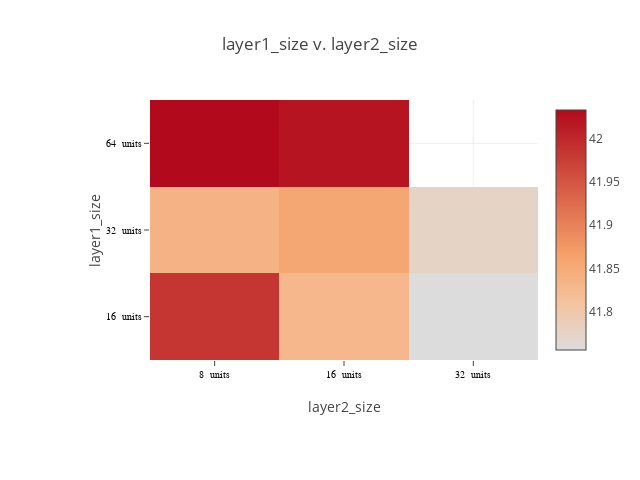

Write notebook code for a chart like this one.
### Code cell
# pivot and run a heatmap

def plot_matrix(lossframe, x_labels, y_labels, x_suffix="", y_suffix=""):

    pivot = lossframe.pivot_table(index=[x_labels], columns=[y_labels], values=['loss'])
    xaxis = ["%d %s" % (i, x_suffix) for i in pivot.columns.levels[1].values]
    yaxis = ["%d %s" % (i, y_suffix) for i in pivot.index.values]
    print(xaxis, yaxis)
    """plot a heat map of a matrix"""
    chart_width=640
    chart_height=480
    
    layout = Layout(
        title="%s v. %s" % (x_labels, y_labels),
        height=chart_height,
        width=chart_width,     
        margin=dict(
            l=150,
            r=30,
            b=120,
            t=100,
        ),
        xaxis=dict(
            title=y_labels,
            tickfont=dict(
                family='Arial, sans-serif',
                size=10,
                color='black'
            ),
        ),
        yaxis=dict(
            title=x_labels,
            tickfont=dict(
                family='Arial, sans-serif',
                size=10,
                color='black'
            ),
        ),
    )
    
    data = [Heatmap(z=pivot.values,
                    x=xaxis,
                    y=yaxis,
                    colorscale=[[0, 'rgb(0,0,255)', [1, 'rgb(255,0,0)']]],
                   )
           ]

    fig = Figure(data=data, layout=layout)
    return iplot(fig, link_text="")

plot_matrix(lossframe, "layer1_size", "layer2_size", x_suffix=" units", y_suffix=" units")

### Figure 1 — Plotly figure (JSON) as saved in the notebook; plotly's stock layout.template omitted (floating-point values rounded to 4 significant figures)
{"data": [{"colorscale": [[0, "rgb(0,0,255)", [1, "rgb(255,0,0)"]]], "type": "heatmap", "x": ["8  units", "16  units", "32  units"], "y": ["16  units", "32  units", "64  units"], "z": [[41.98, 41.83, 41.76], [41.84, 41.86, 41.78], [42.03, 42.02, null]]}], "layout": {"height": 480, "margin": {"b": 120, "l": 150, "r": 30, "t": 100}, "title": "layer1_size v. layer2_size", "width": 640, "xaxis": {"tickfont": {"color": "black", "family": "Arial, sans-serif", "size": 10}, "title": "layer2_size"}, "yaxis": {"tickfont": {"color": "black", "family": "Arial, sans-serif", "size": 10}, "title": "layer1_size"}}}
